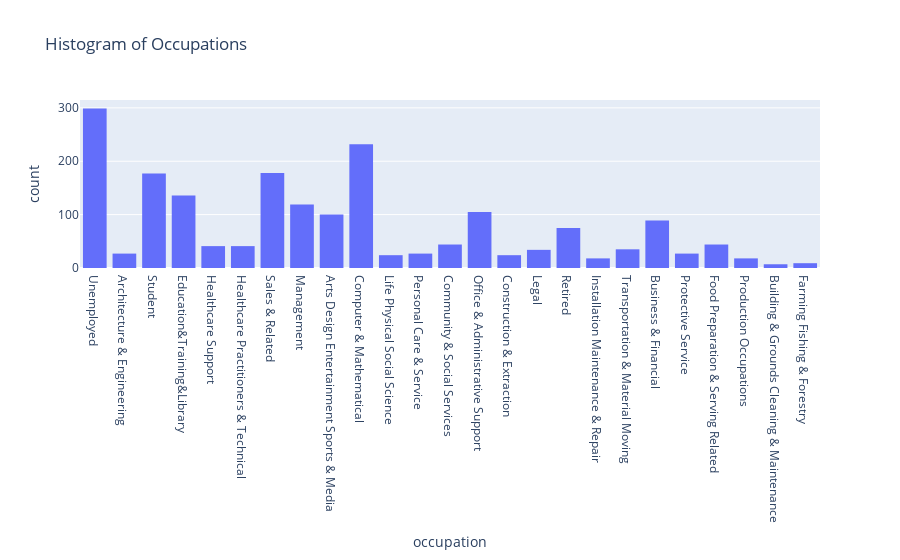

Write notebook code for a chart like this one.
### Markdown cell above
5. Use the same process to compare the acceptance rate between drivers who go to bars more than once a month and had passengers that were not a kid and had occupations other than farming, fishing, or forestry.

### Code cell
px.histogram(barcouponsonly, x='occupation', title = "Histogram of Occupations")

### Figure 1 — Plotly figure (JSON) as saved in the notebook; plotly's stock layout.template omitted (floating-point values rounded to 4 significant figures; data arrays with more than 128 entries replaced by an {"elided": "..."} marker saying what was removed)
{"data": [{"alignmentgroup": "True", "bingroup": "x", "hovertemplate": "occupation=%{x}<br>count=%{y}<extra></extra>", "legendgroup": "", "marker": {"color": "#636efa", "pattern": {"shape": ""}}, "name": "", "offsetgroup": "", "orientation": "v", "showlegend": false, "type": "histogram", "x": {"elided": "1930 str values"}, "xaxis": "x", "yaxis": "y"}], "layout": {"autosize": true, "barmode": "relative", "legend": {"tracegroupgap": 0}, "title": {"text": "Histogram of Occupations"}, "xaxis": {"anchor": "y", "autorange": true, "domain": [0, 1], "range": [-0.5, 24.5], "title": {"text": "occupation"}, "type": "category"}, "yaxis": {"anchor": "x", "autorange": true, "domain": [0, 1], "range": [0, 314.7], "title": {"text": "count"}}}}
